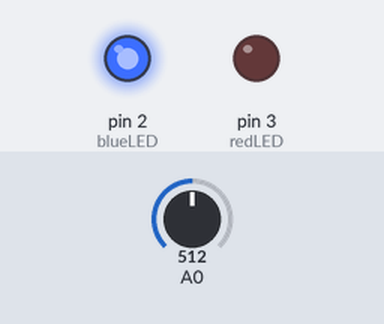
Simulated run of this sketch. Board: Arduino Uno, built with avr-gcc and run on an emulated ATmega328P. On the bench: output pins drawn as LEDs (lit = HIGH). Inputs (shaded band) come from the test bench; at power-on: A0 = 512. What the sketch prints to the serial monitor is not drawn.

Above: at 0.1 s.
Timing chart, 0 to 1.6 s (numbered marks = the images above):
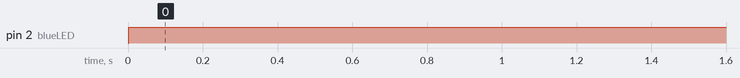

Measured:
- by itself, pin 2 (blueLED): LOW → HIGH at 0.00 s

The sketch:

temp_sensor_LED.ino
```cpp
const int temperaturePin = 0;
const int blueLED = 2;
const int redLED = 3;

void setup(){
  Serial.begin(9600);
  pinMode(redLED, OUTPUT);
  pinMode(blueLED, OUTPUT);
}


void loop(){
  float voltage, degreesC, degreesF;
  voltage = getVoltage(temperaturePin);
  degreesC = (voltage - 0.5) * 100.0;
  degreesF = degreesC * (9.0/5.0) + 32.0;

  degreesC = -30;

  Serial.print("voltage: ");
  Serial.print(voltage);
  Serial.print("  deg C: ");
  Serial.print(degreesC);
  Serial.print("  deg F: ");
  Serial.println(degreesF);

  if(degreesC > 30) digitalWrite(redLED, HIGH);
  else if(degreesC < -10) digitalWrite(blueLED, HIGH);
  else{
    digitalWrite(redLED, LOW);
    digitalWrite(blueLED, LOW);
  }

  delay(1000); // repeat once per second (change as you wish!)
}


float getVoltage(int pin){
  return (analogRead(pin) * 0.004882814);
}
```
